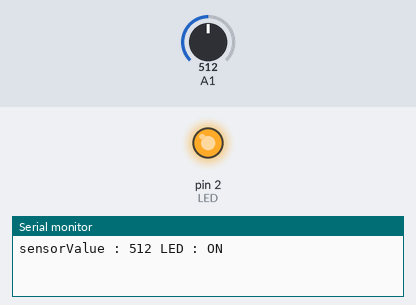
A sketch run on a simulated Arduino Uno, built with avr-gcc and run on an emulated ATmega328P. On the bench: output pins drawn as LEDs (lit = HIGH), the last lines printed to the serial monitor. The inputs (shaded band) are chosen by the test bench; at power-on: A1 = 512.

Above: at 1.2 s.
1.3 s: A1 set to 764
2.8 s: A1 set to 791
At 3.7 s:
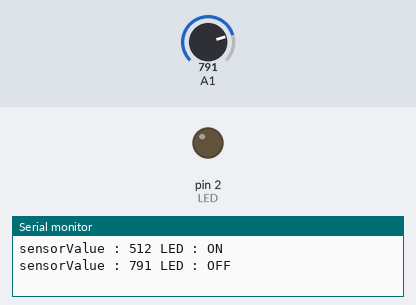
4.3 s: A1 set to 770
At 5.1 s:
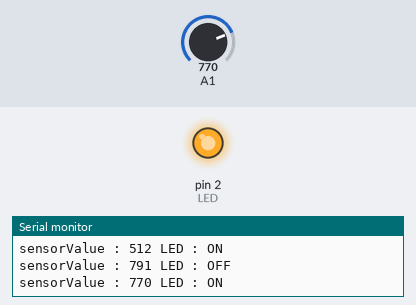
5.8 s: A1 set to 790
At 6.1 s:
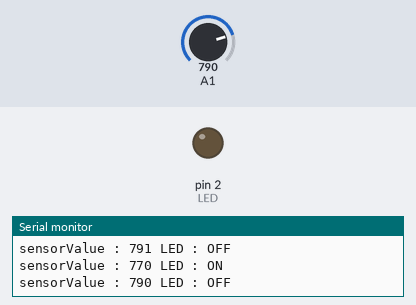
Timing chart, 0 to 8.3 s (numbered marks = the images above; inputs shaded):
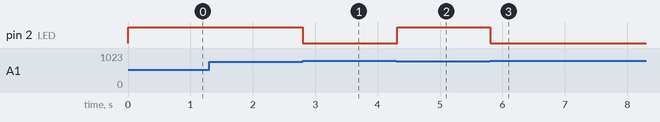

The sketch:

AnalogReadSerial_cds.ino
```cpp
#define LED 2
bool flag;
int cds_state;
void setup() {
  // initialize serial communication at 9600 bits per second:
  Serial.begin(9600);
  pinMode(LED,OUTPUT);

}

// the loop routine runs over and over again forever:
void loop() {

  int sensorValue = analogRead(A1);
  if(sensorValue<780 && !cds_state)
  {


      Serial.print("sensorValue : ");
      Serial.print(sensorValue);
      Serial.println(" LED : ON");
      digitalWrite(LED,HIGH);

    cds_state=true;
  }
  else if(sensorValue >=780 && cds_state)
  {


      Serial.print("sensorValue : ");
      Serial.print(sensorValue);
      Serial.println(" LED : OFF");
      digitalWrite(LED,LOW);

    cds_state=false;
  }
  delay(10);


}
```

Measured:
- the behaviour switches between 779 and 780 on A1 (found by bisection; images 0 and 1)
- after the input at 1.3 s, every drawn part: stays the same
- after the input at 2.8 s, pin 2 (LED): HIGH → LOW at once
- after the input at 4.3 s, pin 2 (LED): LOW → HIGH at once
- after the input at 5.8 s, pin 2 (LED): HIGH → LOW at once
